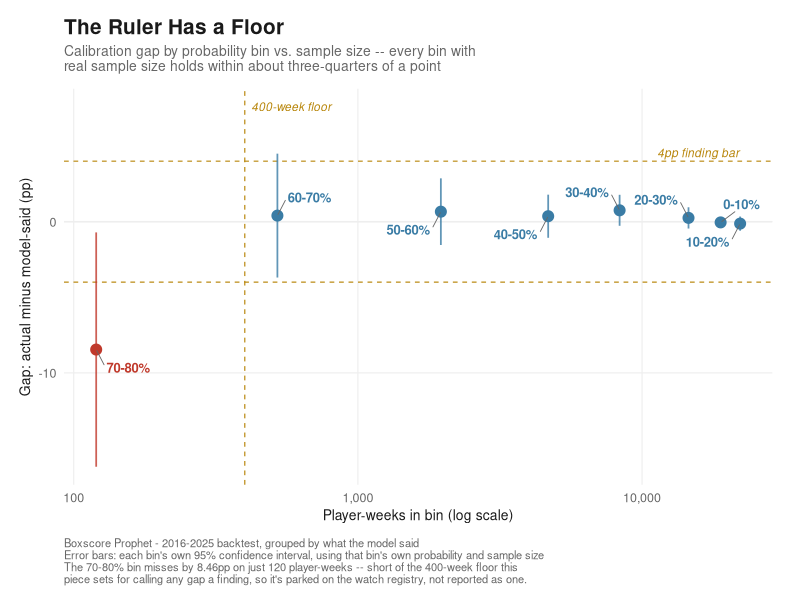

Write R code to recreate this figure.
# ============================================================================
# trust_but_verify_sample_size_funnel.R
#
# "The Ruler Has a Floor" -- funnel plot of calibration gap vs. sample size,
# one point per model-said probability bin. Companion graphic for
# "Trust, But Verify" (nfl-season, 2026-09-06).
#
# The article's own point (see boxscore-prophet/content/drafts/
# cousin_claude_grading_brief.md, lines 53-82): grouping every prediction by
# what the model SAID and checking each bin separately, every bin with real
# sample size holds calibration within about three-quarters of a point. The
# 70-80% bin looks shaky (-8.46pp) only because it also has by far the
# smallest sample (120 player-weeks), well below the 400-week floor the
# piece itself sets as the minimum for trusting a number at all.
#
# This chart is built specifically NOT to lead with "the model is bad at
# 70-80%". Each point carries its own 95% CI (that bin's own probability
# and n) -- worth checking before you claim anything from it: the 70-80%
# bin's own CI is [-16.2, -0.7], which does NOT include zero. So this is
# NOT "just noise that vanishes under a significance test" -- don't claim
# that. What IS true and defensible: this bin fails the piece's own
# explicit rule for calling something a finding (>=4pp AND >=400 player-
# weeks) on the sample-size half alone, 120 vs. 400. The chart leans on
# that stated rule, visible as the two reference lines, rather than an
# implied statistical-significance argument the numbers don't back up.
#
# Data: boxscore-prophet/content/drafts/cousin_claude_grading_brief.md,
# the "grouping every prediction ... by what the model actually SAID" table
# (lines 58-67). Hand-transcribed from a verified source table, not
# recomputed -- these are the published numbers.
#
# Packages: ggplot2, dplyr, ggrepel, scales
#
# Output: graphics/trust_but_verify/sample_size_funnel.png (1200x800px)
# ============================================================================

library(ggplot2)
library(dplyr)
library(tibble)
library(ggrepel)
library(scales)

out_path <- "graphics/trust_but_verify/sample_size_funnel.png"

FIND_BAR   <- 4    # pp -- the article's "real finding" gap threshold
FLOOR_N    <- 400  # player-weeks -- the article's sample-size floor

# --- 1. Data (verified against cousin_claude_grading_brief.md:58-67) --------
bins <- tibble(
  bin_label = c("0-10%", "10-20%", "20-30%", "30-40%",
                "40-50%", "50-60%", "60-70%", "70-80%"),
  midpoint  = c(5, 15, 25, 35, 45, 55, 65, 75),
  n         = c(18900, 22136, 14570, 8337, 4674, 1959, 521, 120),
  gap       = c(-0.05, -0.13, 0.25, 0.75, 0.36, 0.66, 0.40, -8.46)
)

# Per-bin own 95% CI, using each bin's own midpoint as p. A single pooled
# reference band (one p for every n) would understate the true uncertainty
# at the 70-80% bin specifically -- variance is highest near p=0.5-0.75, so
# a pooled-p band skews narrow for that bin and visually undercuts the
# point instead of making it. Each bin gets its own CI instead.
bins <- bins |>
  mutate(
    se_own = 1.96 * sqrt((midpoint / 100) * (1 - midpoint / 100) / n) * 100,
    flagged = n < FLOOR_N & abs(gap) > FIND_BAR
  )

# --- 3. Palette (house light theme, matches nurse_coy_scatter.R)
col_bg      <- "#FFFFFF"
col_panel   <- "#FFFFFF"
col_grid    <- "#EEEEEE"
col_text    <- "#1A1A1A"
col_subtext <- "#666666"
col_point   <- "#3A7CA5"   # steel blue   -- ordinary bins
col_flag    <- "#C0392B"   # red          -- below-floor bin
col_ref     <- "#B8860B"   # dark goldenrod -- reference lines

theme_merrittocracy_light <- function(base_size = 12) {
  theme_minimal(base_size = base_size) +
    theme(
      plot.background    = element_rect(fill = col_bg,    color = NA),
      panel.background   = element_rect(fill = col_panel, color = NA),
      panel.grid.major   = element_line(color = col_grid, linewidth = 0.4),
      panel.grid.minor   = element_blank(),
      axis.text          = element_text(color = col_subtext, size = 9),
      axis.title         = element_text(color = col_text, size = 10),
      plot.title         = element_text(color = col_text, face = "bold",
                                        size = 15, margin = margin(b = 4)),
      plot.subtitle      = element_text(color = col_subtext, size = 10,
                                        margin = margin(b = 10)),
      plot.caption       = element_text(color = col_subtext, size = 8,
                                        hjust = 0, margin = margin(t = 10)),
      legend.position    = "none",
      plot.margin        = margin(14, 20, 10, 14)
    )
}

# --- 4. Plot -----------------------------------------------------------------
set.seed(42)

p <- ggplot() +
  geom_hline(yintercept = 0, color = col_grid, linewidth = 0.5) +
  geom_hline(yintercept = c(-FIND_BAR, FIND_BAR),
             color = col_ref, linewidth = 0.4, linetype = "dashed") +
  geom_vline(xintercept = FLOOR_N,
             color = col_ref, linewidth = 0.4, linetype = "dashed") +
  geom_errorbar(
    data = bins, aes(x = n, ymin = gap - se_own, ymax = gap + se_own,
                      color = flagged),
    width = 0, linewidth = 0.6, alpha = 0.8
  ) +
  geom_point(
    data = bins, aes(x = n, y = gap, color = flagged), size = 3.4
  ) +
  geom_text_repel(
    data = bins, aes(x = n, y = gap, label = bin_label, color = flagged),
    seed = 42, size = 3.3, fontface = "bold",
    box.padding = 0.6, segment.color = col_subtext, segment.size = 0.3
  ) +
  annotate("text", x = FLOOR_N, y = 7.6, label = "400-week floor",
           color = col_ref, size = 3, hjust = -0.08, fontface = "italic") +
  annotate("text", x = 22000, y = FIND_BAR + 0.55, label = "4pp finding bar",
           color = col_ref, size = 3, hjust = 1, fontface = "italic") +
  scale_x_log10(labels = comma) +
  scale_color_manual(values = c(`FALSE` = col_point, `TRUE` = col_flag)) +
  labs(
    title = "The Ruler Has a Floor",
    subtitle = paste0(
      "Calibration gap by probability bin vs. sample size -- every bin with\n",
      "real sample size holds within about three-quarters of a point"
    ),
    x = "Player-weeks in bin (log scale)",
    y = "Gap: actual minus model-said (pp)",
    caption = paste0(
      "Boxscore Prophet - 2016-2025 backtest, grouped by what the model said\n",
      "Error bars: each bin's own 95% confidence interval, using that bin's own probability and sample size\n",
      "The 70-80% bin misses by 8.46pp on just 120 player-weeks -- short of the 400-week floor this\n",
      "piece sets for calling any gap a finding, so it's parked on the watch registry, not reported as one."
    )
  ) +
  theme_merrittocracy_light()

# --- 5. Save -----------------------------------------------------------------
ggsave(
  filename = out_path,
  plot     = p,
  width    = 1200 / 150,
  height   =  800 / 150,
  dpi      = 150,
  bg       = col_bg
)

cat("wrote", out_path, "\n")
